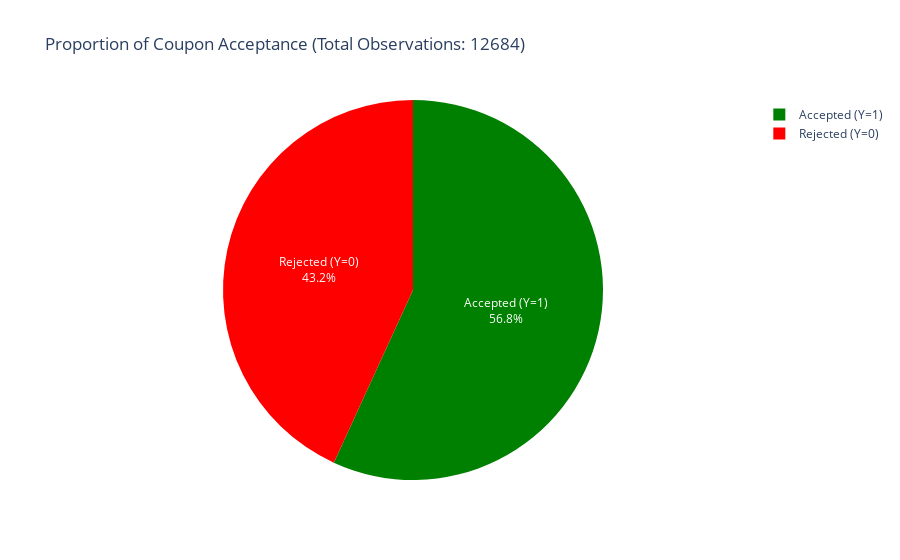

Notebook source saved alongside this figure:
### Markdown cell above
4. What proportion of the total observations chose to accept the coupon?

### Code cell
# Calculate the Proportion
total_observations = len(df)
accepted_count = df['Y'].sum()
proportion_accepted = accepted_count / total_observations

# Prepare Data for Plotting
# Map the integer values to descriptive labels for the plot
plot_data = df['Y'].value_counts().reset_index()
plot_data.columns = ['Acceptance', 'Count']
plot_data['Acceptance'] = plot_data['Acceptance'].map({1: 'Accepted (Y=1)', 0: 'Rejected (Y=0)'})

fig = px.pie(
    plot_data,
    names='Acceptance',
    values='Count',
    title=f"Proportion of Coupon Acceptance (Total Observations: {total_observations})",
    color='Acceptance',
    color_discrete_map={'Accepted (Y=1)':'green', 'Rejected (Y=0)':'red'}
)

# Customize hover text to show both count and percentage
fig.update_traces(textinfo='percent+label')
fig.update_layout(autosize=True)
fig.show()
fig.write_image("./images/observations_coupon_accepted.png")

### Figure 1 — Plotly figure (JSON) as saved in the notebook; plotly's stock layout.template omitted (floating-point values rounded to 4 significant figures)
{"data": [{"customdata": [["Accepted (Y=1)"], ["Rejected (Y=0)"]], "domain": {"x": [0, 1], "y": [0, 1]}, "hovertemplate": "Acceptance=%{customdata[0]}<br>Count=%{value}<extra></extra>", "labels": ["Accepted (Y=1)", "Rejected (Y=0)"], "legendgroup": "", "marker": {"colors": ["green", "red"]}, "name": "", "showlegend": true, "textinfo": "percent+label", "type": "pie", "values": [7210, 5474]}], "layout": {"autosize": true, "legend": {"tracegroupgap": 0}, "title": {"text": "Proportion of Coupon Acceptance (Total Observations: 12684)"}}}
